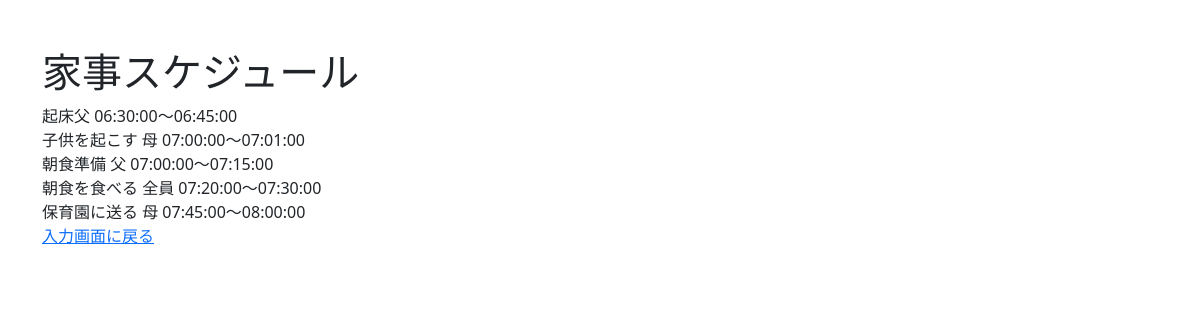
/ganttchart.php, run on the app's committed database.
### tables this page shows
CREATE TABLE `Items` (
  `id` int(11) NOT NULL,
  `field` text NOT NULL,
  `housework` text NOT NULL,
  `charge` text NOT NULL,
  `stime` time NOT NULL,
  `ftime` time NOT NULL,
  `sdate` datetime DEFAULT NULL,
  `fdate` datetime DEFAULT NULL
);

### ganttchart.php (the view, shortened to what this page needs)
<link href="https://cdn.jsdelivr.net/npm/bootstrap@5.0.0-beta1/dist/css/bootstrap.min.css" rel="stylesheet">
<?php
function h($str) {
  return htmlspecialchars($str, ENT_QUOTES);
}
?>
<html>
<head>
<?php
try {
    $db = new PDO('mysql:dbname=HWgantt;host=localhost;charset=utf8',
    'root', 'root');
}catch(PDOException $e){
    echo 'DB接続エラー： '. $e->getMessage();
}
?>
 <div class = "container">
<h1 class= "mt-5">家事スケジュール</h1>
<?php
$records = $db ->query('SELECT * FROM Items');
while ($record = $records->fetch()){
    echo(h($record['housework']) . h($record['charge']) . h($record['stime']). "〜" . h($record['ftime']) . "<br/>\n");
}
?>
<a href="input_ganttchart_copy.php">入力画面に戻る</a>
</div>
</html>

### data on the page
items: housework "起床", charge "父", stime "06:30:00", ftime "06:45:00"
items: housework "子供を起こす", charge "母", stime "07:00:00", ftime "07:01:00"
items: housework "朝食準備", charge "父", stime "07:00:00", ftime "07:15:00"
items: housework "朝食を食べる", charge "全員", stime "07:20:00", ftime "07:30:00"
items: housework "保育園に送る", charge "母", stime "07:45:00", ftime "08:00:00"
